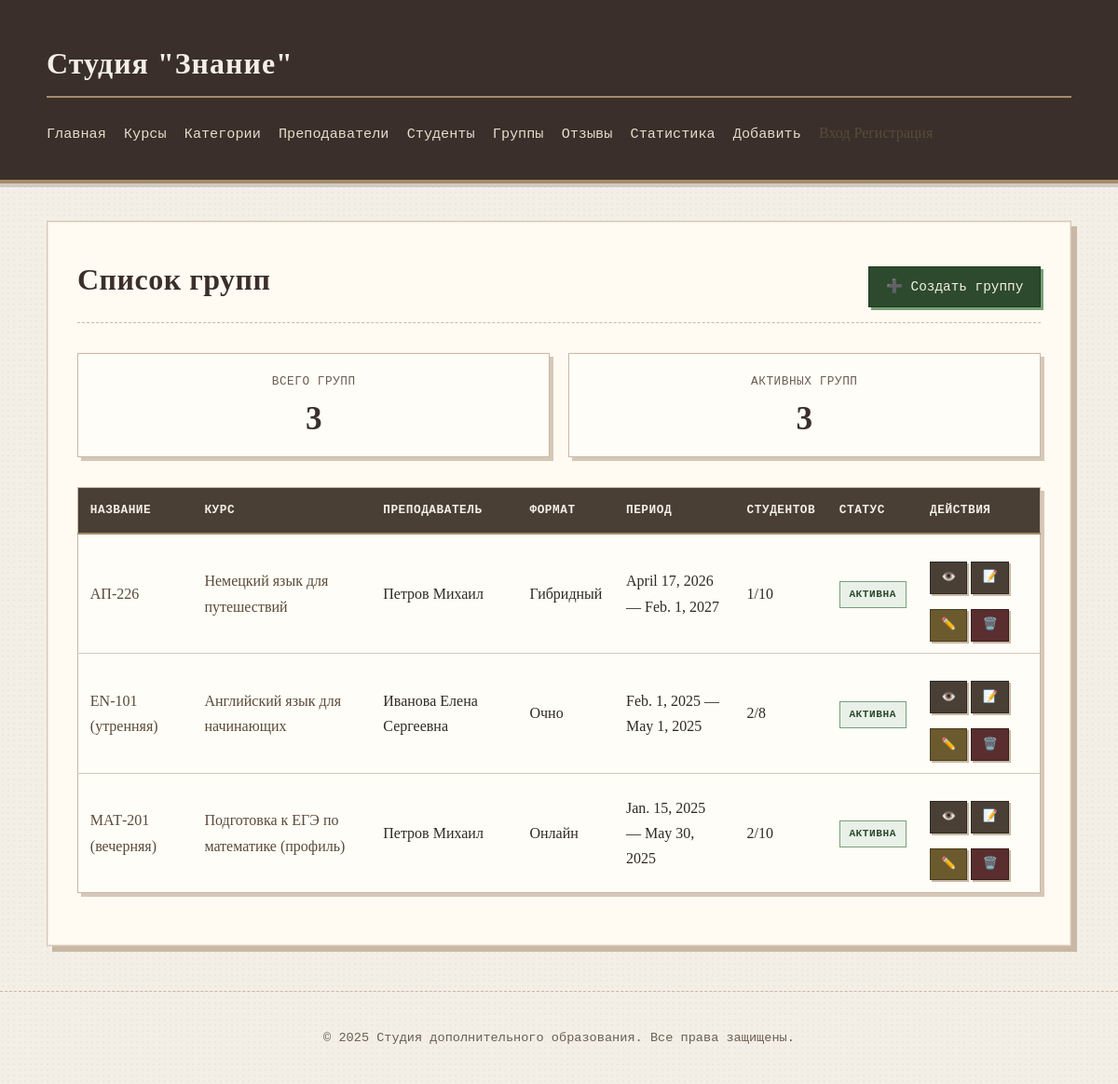
Screenshot of /education/groups/ with the database file from the repository.
### education/models.py (models this page shows, shortened)
class Group(models.Model):
    FORMAT_CHOICES = [
        ('offline', 'Очно'),
        ('online', 'Онлайн'),
        ('hybrid', 'Гибридный'),
    ]
    course = models.ForeignKey(Course, on_delete=models.CASCADE, related_name='groups', verbose_name="Курс")
    teacher = models.ForeignKey(Teacher, on_delete=models.SET_NULL, null=True, related_name='groups', verbose_name="Преподаватель")
    name = models.CharField(max_length=100, verbose_name="Название группы")
    start_date = models.DateField(verbose_name="Дата начала")
    end_date = models.DateField(verbose_name="Дата окончания")
    format = models.CharField(max_length=20, choices=FORMAT_CHOICES, verbose_name="Формат обучения")
    max_students = models.PositiveIntegerField(default=10, verbose_name="Макс. студентов")
    is_active = models.BooleanField(default=True, verbose_name="Активна")
    class Meta:
        db_table = 'groups'
        verbose_name = 'Группа'
        verbose_name_plural = 'Группы'
        ordering = ['-start_date']

class Course(models.Model):
    class Status(models.IntegerChoices):
        DRAFT = 0, 'Черновик'
        PUBLISHED = 1, 'Опубликован'
    category = models.ForeignKey(
        Category,
        on_delete=models.SET_NULL,
        null=True,
        related_name='courses',
        verbose_name="Категория"
    )
    title = models.CharField(max_length=100, verbose_name="Название")
    slug = models.SlugField(max_length=100, unique=True, db_index=True, verbose_name="URL")
    description = models.TextField(verbose_name="Краткое описание")
    full_description = models.TextField(blank=True, verbose_name="Полное описание")
    duration_hours = models.IntegerField(verbose_name="Длительность (часы)")
    price = models.DecimalField(max_digits=10, decimal_places=2, verbose_name="Стоимость")
    status = models.IntegerField(
        choices=Status.choices,
        default=Status.DRAFT,
        verbose_name="Статус"
    )
    time_create = models.DateTimeField(auto_now_add=True, verbose_name="Дата создания")
    time_update = models.DateTimeField(auto_now=True, verbose_name="Дата изменения")
    class Meta:
        db_table = 'courses'
        verbose_name = 'Курс'
        verbose_name_plural = 'Курсы'
        ordering = ['-time_create']
    def get_absolute_url(self):
        return reverse('course-detail-slug', kwargs={'course_slug': self.slug})

class Teacher(models.Model):
    user = models.OneToOneField(
        User,
        on_delete=models.CASCADE,
        null=True,
        blank=True,
        related_name='teacher_profile',
        verbose_name="Пользователь"
    )
    first_name = models.CharField(max_length=50, verbose_name="Имя")
    last_name = models.CharField(max_length=50, verbose_name="Фамилия")
    middle_name = models.CharField(max_length=50, blank=True, verbose_name="Отчество")
    specialization = models.CharField(max_length=100, verbose_name="Специализация")
    phone = models.CharField(max_length=20, verbose_name="Телефон")
    email = models.EmailField(max_length=100, blank=True, verbose_name="Email")
    bio = models.TextField(blank=True, verbose_name="Биография")
    photo = models.ImageField(
        upload_to='teachers/%Y/%m/',
        blank=True,
        null=True,
        verbose_name="Фото",
        validators=[
            FileExtensionValidator(allowed_extensions=['jpg', 'jpeg', 'png', 'gif']),
            validate_image_size
        ],
        help_text="Поддерживаются форматы: JPG, PNG, GIF. Максимальный размер: 5 МБ"
    )
    is_active = models.BooleanField(default=True, verbose_name="Активен")
    class Meta:
        db_table = 'teachers'
        verbose_name = 'Преподаватель'
        verbose_name_plural = 'Преподаватели'
        ordering = ['last_name', 'first_name']
    def get_full_name(self):
        parts = [self.last_name, self.first_name]
        if self.middle_name:
            parts.append(self.middle_name)
        return ' '.join(parts)

### education/views.py (the view)
# urls.py: path('groups/', views.groups_list, name='groups-list'),
def groups_list(request):
    groups = Group.objects.select_related('course', 'teacher').all().order_by('-start_date')
    active_groups = groups.filter(is_active=True)
    data = {
        'title': 'Список групп',
        'groups': groups,
        'active_count': active_groups.count(),
        'total_count': groups.count(),
    }
    return render(request, 'education/groups_list.html', data)

### education/templates/education/groups_list.html (shortened to what this page needs)
{% extends 'base.html' %}
{% block content %}
    <div class="page-header">
        <h1>{{ title }}</h1>
        <a href="{% url 'group-create' %}" class="btn btn-success">➕ Создать группу</a>
    </div>
    <div class="stats-section">
        <div class="stats-grid">
            <div class="stat-card">
                <span class="stat-label">Всего групп</span>
                <span class="stat-value">{{ total_count }}</span>
            </div>
            <div class="stat-card">
                <span class="stat-label">Активных групп</span>
                <span class="stat-value">{{ active_count }}</span>
            </div>
        </div>
    </div>
    {% if groups %}
    <table class="groups-table">
        <thead>
            <tr>
                <th>Название</th>
                <th>Курс</th>
                <th>Преподаватель</th>
                <th>Формат</th>
                <th>Период</th>
                <th>Студентов</th>
                <th>Статус</th>
                <th>Действия</th>
            </tr>
        </thead>
        <tbody>
            {% for group in groups %}
            <tr>
                <td><a href="{% url 'group-detail' group.id %}">{{ group.name }}</a></td>
                <td><a href="{{ group.course.get_absolute_url }}">{{ group.course.title }}</a></td>
                <td>{{ group.teacher.get_full_name|default:"—" }}</td>
                <td>{{ group.get_format_display }}</td>
                <td>{{ group.start_date }} — {{ group.end_date }}</td>
                <td>{{ group.enrollments.count }}/{{ group.max_students }}</td>
                <td>
                    {% if group.is_active %}
                    <span class="badge badge-success">Активна</span>
                    {% else %}
                    <span class="badge badge-inactive">Неактивна</span>
                    {% endif %}
                </td>
                <td class="actions">
                    <a href="{% url 'group-detail' group.id %}" class="btn btn-small">👁️</a>
                    <a href="{% url 'enrollment-create' %}?group={{ group.id }}" class="btn btn-small">📝</a>
                    <a href="{% url 'group-update' group.id %}" class="btn btn-small btn-edit">✏️</a>
                    <a href="{% url 'group-delete' group.id %}" class="btn btn-small btn-danger">🗑️</a>
                </td>
            </tr>
            {% endfor %}
        </tbody>
    </table>
    {% else %}
    <p>Группы пока не созданы.</p>
    <a href="{% url 'group-create' %}" class="btn btn-success">➕ Создать первую группу</a>
    {% endif %}
{% endblock %}

### education/static/education/css/styles.css (style rules this page uses)
body { font-family: "Georgia", "Times New Roman", serif; line-height: 1.7; margin: 0; padding: 0; background-color: #f3efe6; color: #2f2a24; background-image: radial-gradient(rgba(0,0,0,0.03) 1px, transparent 1px); background-size: 6px 6px; }
.btn { display: inline-block; background-color: #4a3f35; color: #f3efe6; padding: 0.55rem 1.1rem; text-decoration: none; border: 1px solid #2f2a24; font-family: "Courier New", monospace; font-size: 0.9rem; margin-top: 1rem; box-shadow: 3px 3px 0 #c9b8a3; transition: all 0.15s ease; }
h1, h2, h3, h4, h5, h6 { font-family: "Georgia", "Times New Roman", serif; font-weight: 600; color: #3a2f2a; letter-spacing: 0.5px; }
h1 { border-bottom: 2px solid #a78b6a; padding-bottom: 0.5rem; margin-bottom: 1.5rem; }
.page-header { display: flex; justify-content: space-between; align-items: center; margin-bottom: 2rem; border-bottom: 1px dashed #c9b8a3; padding-bottom: 1rem; }
.page-header h1 { border-bottom: none; margin: 0; padding: 0; }
.btn-danger { background-color: #5a2e2e; color: #f3efe6; border-color: #3a1e1e; box-shadow: 3px 3px 0 #a07878; }
.btn-success { background-color: #2e4a2e; color: #f3efe6; border-color: #1e3a1e; box-shadow: 3px 3px 0 #78a078; }
.btn-edit { background-color: #6b5a2e; color: #f3efe6; border-color: #4a3e1e; box-shadow: 3px 3px 0 #a09878; }
.btn-small { padding: 0.35rem 0.7rem; font-size: 0.8rem; box-shadow: 2px 2px 0 #c9b8a3; }
.students-table, .groups-table, .performance-table, .attendance-table, .schedule-table, .stats-table { width: 100%; border-collapse: collapse; margin: 1.5rem 0; background: #fffdf7; border: 1px solid #c9b8a3; box-shadow: 4px 4px 0 #d6c8b8; }
.students-table th, .groups-table th, .performance-table th, .attendance-table th, .schedule-table th, .stats-table th { background: #4a3f35; color: #f3efe6; padding: 0.8rem; text-align: left; font-family: "Courier New", monospace; font-weight: 600; text-transform: uppercase; font-size: 0.8rem; letter-spacing: 0.5px; border-bottom: 2px solid #a78b6a; }
.students-table td, .groups-table td, .performance-table td, .attendance-table td, .schedule-table td, .stats-table td { padding: 0.8rem; border-bottom: 1px solid #d6c8b8; font-family: "Georgia", serif; }
.students-table tr:last-child td, .groups-table tr:last-child td, .performance-table tr:last-child td, .attendance-table tr:last-child td, .schedule-table tr:last-child td, .stats-table tr:last-child td { border-bottom: none; }
.stats-section { margin: 2rem 0; }
.stats-grid { display: grid; grid-template-columns: repeat(auto-fit, minmax(160px, 1fr)); gap: 1.2rem; }
.stat-card { background: #fffdf7; border: 1px solid #c9b8a3; padding: 1.2rem; text-align: center; box-shadow: 4px 4px 0 #d6c8b8; }
.stat-label { display: block; font-family: "Courier New", monospace; font-size: 0.8rem; text-transform: uppercase; letter-spacing: 0.5px; color: #6b5e52; margin-bottom: 0.5rem; }
.stat-value { display: block; font-family: "Georgia", serif; font-size: 2.2rem; font-weight: 700; color: #3a2f2a; line-height: 1.2; }
.badge { display: inline-block; padding: 0.25rem 0.6rem; font-family: "Courier New", monospace; font-size: 0.7rem; font-weight: 600; text-transform: uppercase; letter-spacing: 0.5px; border: 1px solid; }
.badge-success { background: #e8f0e8; color: #2e4a2e; border-color: #78a078; }
a { color: #5a4a3a; text-decoration: none; transition: all 0.15s ease; }

### rows the page displays
Group: name "АП-226", course "Немецкий язык для путешествий", teacher.get_full_name "Петров Михаил", format "Гибридный", start_date "April 17, 2026", end_date "Feb. 1, 2027", enrollments.count "1", max_students "10", is_active "АКТИВНА"
Group: name "EN-101 (утренняя)", course "Английский язык для начинающих", teacher.get_full_name "Иванова Елена Сергеевна", format "Очно", start_date "Feb. 1, 2025", end_date "May 1, 2025", enrollments.count "2", max_students "8", is_active "АКТИВНА"
Group: name "МАТ-201 (вечерняя)", course "Подготовка к ЕГЭ по математике (профиль)", teacher.get_full_name "Петров Михаил", format "Онлайн", start_date "Jan. 15, 2025", end_date "May 30, 2025", enrollments.count "2", max_students "10", is_active "АКТИВНА"

### other values shown
{{ title }} "Список групп"
{{ total_count }} "3"
{{ active_count }} "3"
